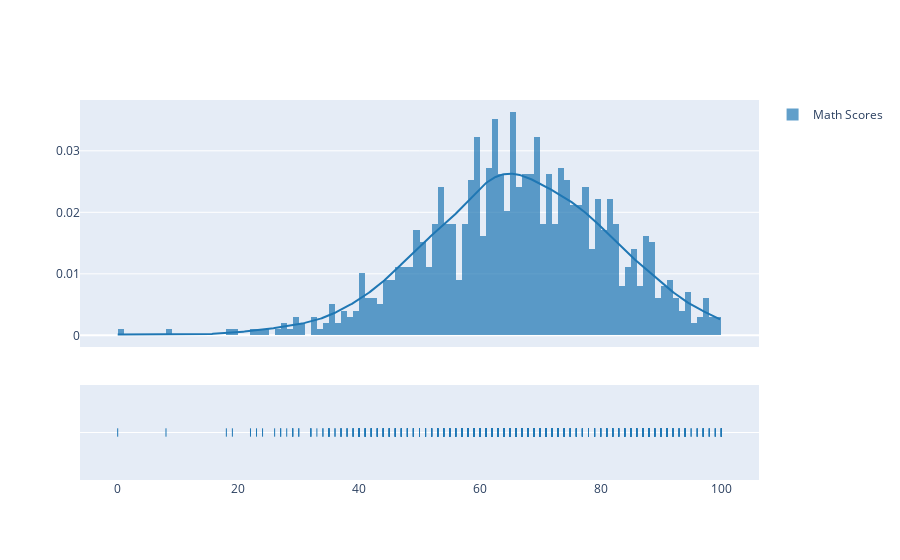

Notebook code for this chart:
### Code cell
#add curve to the histogram

import plotly.figure_factory as ff
import numpy as np

hist_data = [student_data['math score']]
group_labels = ['Math Scores']
ff.create_distplot(hist_data, group_labels)

### Figure 1 — Plotly figure (JSON) as saved in the notebook; plotly's stock layout.template omitted (floating-point values rounded to 4 significant figures; data arrays with more than 128 entries replaced by an {"elided": "..."} marker saying what was removed)
{"data": [{"autobinx": false, "histnorm": "probability density", "legendgroup": "Math Scores", "marker": {"color": "rgb(31, 119, 180)"}, "name": "Math Scores", "opacity": 0.7, "type": "histogram", "x": {"elided": "1000 int values"}, "xaxis": "x", "xbins": {"end": 100, "size": 1, "start": 0}, "yaxis": "y"}, {"legendgroup": "Math Scores", "marker": {"color": "rgb(31, 119, 180)"}, "mode": "lines", "name": "Math Scores", "showlegend": false, "type": "scatter", "x": {"elided": "500 float values"}, "xaxis": "x", "y": {"elided": "500 float values"}, "yaxis": "y"}, {"legendgroup": "Math Scores", "marker": {"color": "rgb(31, 119, 180)", "symbol": "line-ns-open"}, "mode": "markers", "name": "Math Scores", "showlegend": false, "type": "scatter", "x": {"elided": "1000 int values"}, "xaxis": "x", "y": {"elided": "1000 str values"}, "yaxis": "y2"}], "layout": {"barmode": "overlay", "hovermode": "closest", "legend": {"traceorder": "reversed"}, "xaxis": {"anchor": "y2", "domain": [0, 1], "zeroline": false}, "yaxis": {"anchor": "free", "domain": [0.35, 1], "position": 0}, "yaxis2": {"anchor": "x", "domain": [0, 0.25], "dtick": 1, "showticklabels": false}}}
